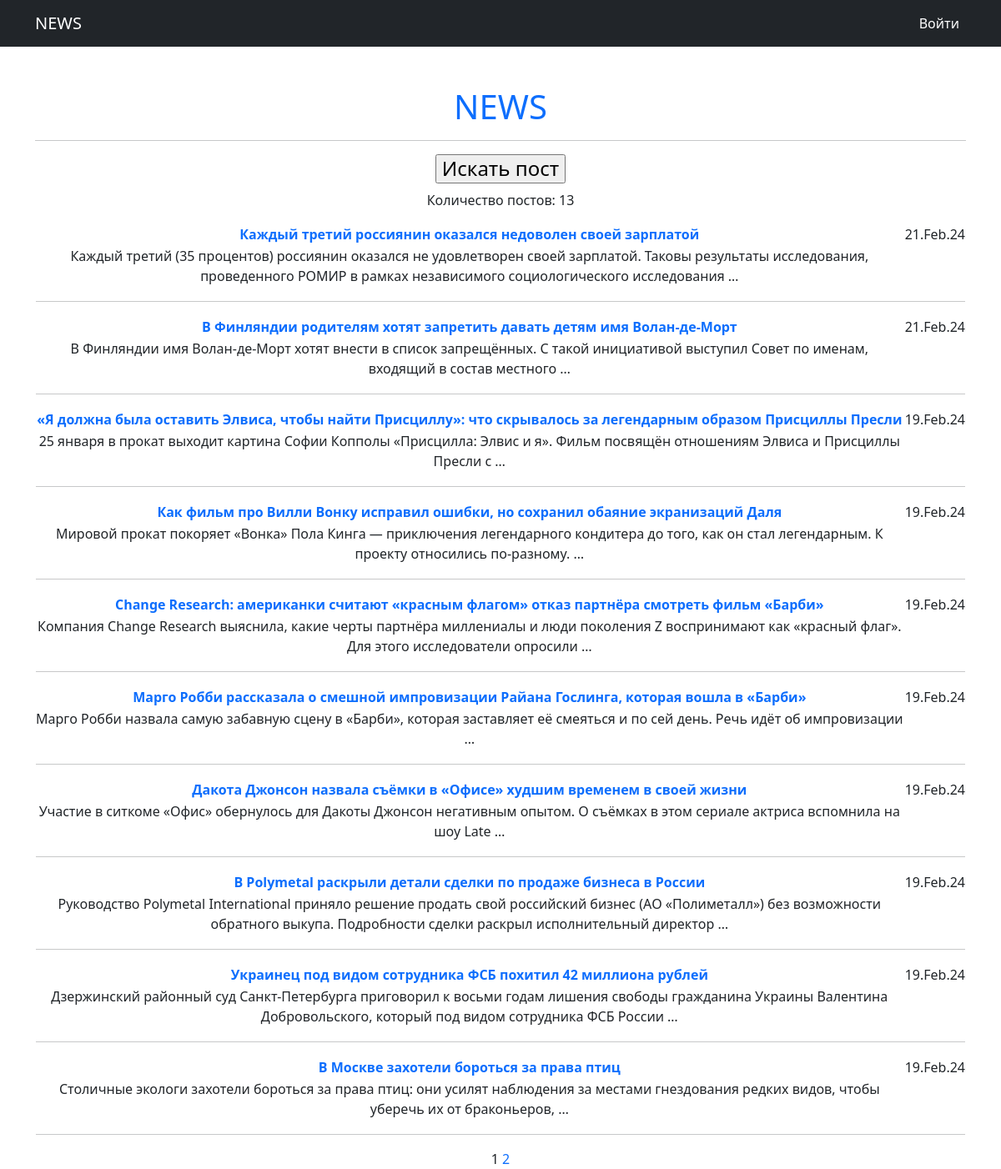
The page /news/ on the database as committed earlier.
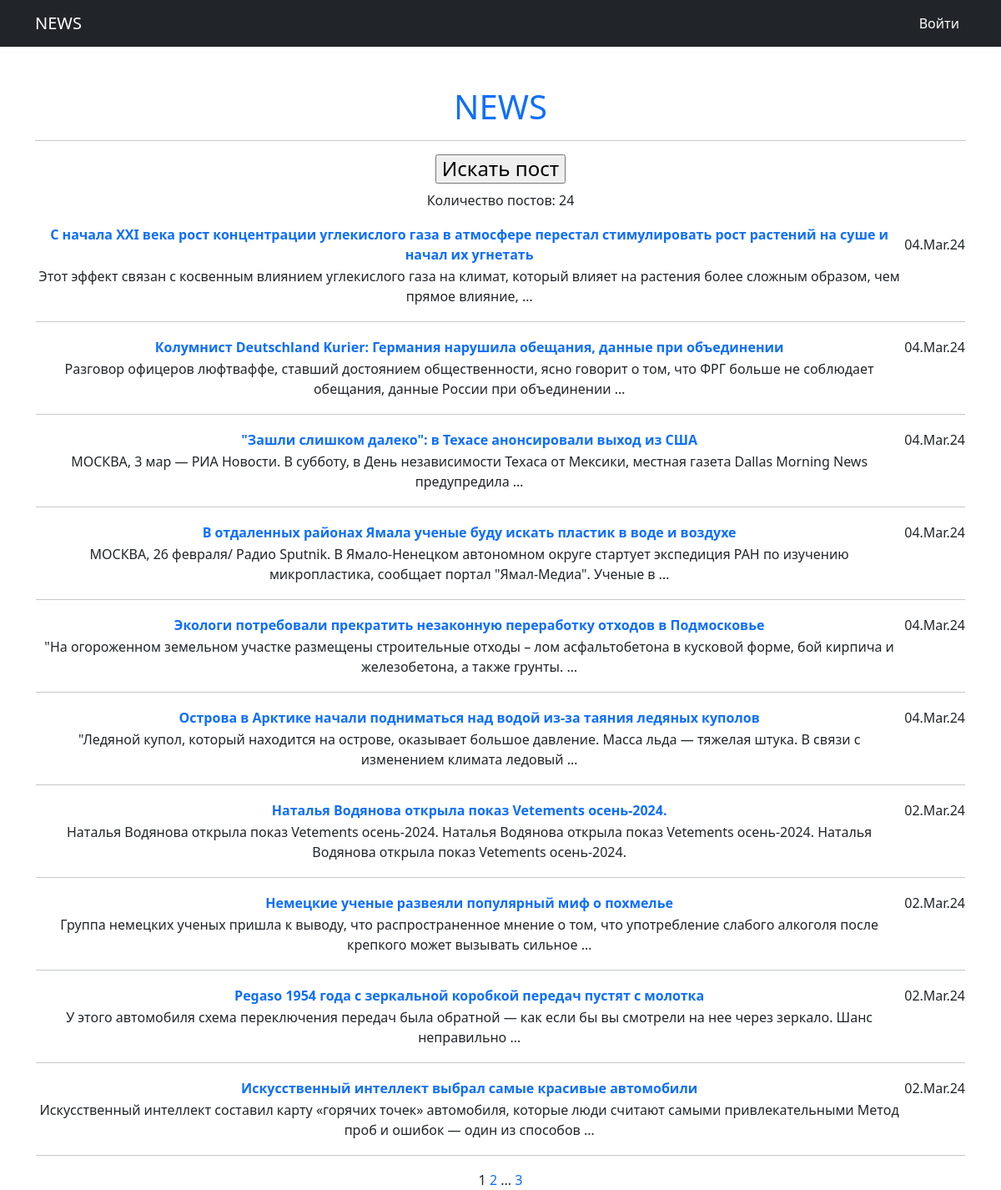
The same page on the database as committed later.
### news/models.py (models this page shows, shortened)
class Post(models.Model):
    articlePost = 'A'
    newsPost = 'N'
    TYPES = [
        (articlePost, 'Статья'),
        (newsPost, 'Новость')
    ]
    typePost = models.CharField(max_length=2, choices=TYPES, default=newsPost)
    dataPost = models.DateTimeField(auto_now_add=True)
    namePost = models.CharField(max_length=255)
    textPost = models.TextField()
    ratingPost = models.IntegerField(default=0)
    author = models.ForeignKey(Author, on_delete=models.CASCADE)
    category = models.ManyToManyField(Category, through='PostCategory')

### news/views.py (the view)
# urls.py: path('', cache_page(60)(PostList.as_view()), name='post_list'),
class PostList(ListView):
    model = Post
    ordering = '-dataPost'
    template_name = 'newslist.html'
    context_object_name = 'newslist'
    paginate_by = 10
    def get_context_data(self, **kwargs):
        context = super().get_context_data()
        context['total_post'] = Post.objects.count()
        return context

### news/templatetags/custom_filters.py (called while the page is built)
@register.filter()
def censor(value):
    if isinstance(value, str):
        for i in CENSOR_WORDS:
            value = value.replace(i[1:], '*' * len(i[1:]))
        return value
    else:
        raise ValueError('Переменная не строкового типа сорри')

### news/templatetags/custom_tags.py (called while the page is built)
@register.simple_tag(takes_context=True)
def url_replace(context, **kwargs):
    d = context['request'].GET.copy()
    for k, v in kwargs.items():
        d[k] = v
    return d.urlencode()

### templates/newslist.html (shortened to what this page needs)
{% extends 'flatpages/default.html' %}
{% load custom_filters %}
{% load custom_tags %}
{% block content %}
   <h4><a href="search/"><input type="button" value="Искать пост"/></a></h4>
    <p>Количество постов: {{ total_post }}</p>
    {% if newslist %}
        <table>
            {% for newlist in newslist %}
            <tr>
                <td>
                    <a href="{{ newlist.pk }}">
                    <b>{{ newlist.namePost|censor }}</b></a>
                </td>
                <td>
                    {{ newlist.dataPost|date:'d.M.y' }}
                </td>
            </tr>
            <tr>
                <td>
                    {{ newlist.textPost|truncatewords:20|censor }}
                </td>
            </tr>
            <tr>
                <td colspan="3">
                    <hr>
                </td>
            </tr>
            {% endfor %}
        </table>
    {% else %}
        <h2>Постов нет :(</h2>
    {% endif %}
    {{ page_obj.number }}
    {% if page_obj.has_next %}
        <a href="?{% url_replace page=page_obj.next_page_number %}">{{page_obj.next_page_number}}</a>
        {% if page_obj.next_page_number != paginator.num_pages %}
            ...
            <a href="?{% url_replace page=page_obj.paginator.num_pages %}">{{page_obj.paginator.num_pages}}</a>
        {% endif %}
    {% endif %}
{% endblock content %}

Rows that differ between the two databases and show on the page:
no longer on this page (row unchanged): Post: namePost|censor "Каждый третий россиянин оказался недоволен своей зарплатой", dataPost "21.Feb.24", textPost|censor "Каждый третий (35 процентов) россиянин оказался не удовлетворен своей зарплатой. Таковы результаты исследования, проведенного РОМИР в рамках независимого социологического исследования …"
no longer on this page (row unchanged): Post: namePost|censor "В Финляндии родителям хотят запретить давать детям имя Волан-де-Морт", dataPost "21.Feb.24", textPost|censor "В Финляндии имя Волан-де-Морт хотят внести в список запрещённых. С такой инициативой выступил Совет по именам, входящий в состав местного …"
no longer on this page (row unchanged): Post: namePost|censor "«Я должна была оставить Элвиса, чтобы найти Присциллу»: что скрывалось за легендарным образом Присциллы Пресли", dataPost "19.Feb.24", textPost|censor "25 января в прокат выходит картина Софии Копполы «Присцилла: Элвис и я». Фильм посвящён отношениям Элвиса и Присциллы Пресли с …"
no longer on this page (row unchanged): Post: namePost|censor "Как фильм про Вилли Вонку исправил ошибки, но сохранил обаяние экранизаций Даля", dataPost "19.Feb.24", textPost|censor "Мировой прокат покоряет «Вонка» Пола Кинга — приключения легендарного кондитера до того, как он стал легендарным. К проекту относились по-разному. …"
no longer on this page (row unchanged): Post: namePost|censor "Change Research: американки считают «красным флагом» отказ партнёра смотреть фильм «Барби»", dataPost "19.Feb.24", textPost|censor "Компания Change Research выяснила, какие черты партнёра миллениалы и люди поколения Z воспринимают как «красный флаг». Для этого исследователи опросили …"
no longer on this page (row unchanged): Post: namePost|censor "Марго Робби рассказала о смешной импровизации Райана Гослинга, которая вошла в «Барби»", dataPost "19.Feb.24", textPost|censor "Марго Робби назвала самую забавную сцену в «Барби», которая заставляет её смеяться и по сей день. Речь идёт об импровизации …"
no longer on this page (row unchanged): Post: namePost|censor "Дакота Джонсон назвала съёмки в «Офисе» худшим временем в своей жизни", dataPost "19.Feb.24", textPost|censor "Участие в ситкоме «Офис» обернулось для Дакоты Джонсон негативным опытом. О съёмках в этом сериале актриса вспомнила на шоу Late …"
no longer on this page (row unchanged): Post: namePost|censor "В Polymetal раскрыли детали сделки по продаже бизнеса в России", dataPost "19.Feb.24", textPost|censor "Руководство Polymetal International приняло решение продать свой российский бизнес (АО «Полиметалл») без возможности обратного выкупа. Подробности сделки раскрыл исполнительный директор …"
no longer on this page (row unchanged): Post: namePost|censor "Украинец под видом сотрудника ФСБ похитил 42 миллиона рублей", dataPost "19.Feb.24", textPost|censor "Дзержинский районный суд Санкт-Петербурга приговорил к восьми годам лишения свободы гражданина Украины Валентина Добровольского, который под видом сотрудника ФСБ России …"
no longer on this page (row unchanged): Post: namePost|censor "В Москве захотели бороться за права птиц", dataPost "19.Feb.24", textPost|censor "Столичные экологи захотели бороться за права птиц: они усилят наблюдения за местами гнездования редких видов, чтобы уберечь их от браконьеров, …"
added Post: namePost|censor "С начала XXI века рост концентрации углекислого газа в атмосфере перестал стимулировать рост растений на суше и начал их угнетать", dataPost "04.Mar.24", textPost|censor "Этот эффект связан с косвенным влиянием углекислого газа на климат, который влияет на растения более сложным образом, чем прямое влияние, …"
added Post: namePost|censor "Колумнист Deutschland Kurier: Германия нарушила обещания, данные при объединении", dataPost "04.Mar.24", textPost|censor "Разговор офицеров люфтваффе, ставший достоянием общественности, ясно говорит о том, что ФРГ больше не соблюдает обещания, данные России при объединении …"
added Post: namePost|censor "\"Зашли слишком далеко\": в Техасе анонсировали выход из США", dataPost "04.Mar.24", textPost|censor "МОСКВА, 3 мар — РИА Новости. В субботу, в День независимости Техаса от Мексики, местная газета Dallas Morning News предупредила …"
added Post: namePost|censor "В отдаленных районах Ямала ученые буду искать пластик в воде и воздухе", dataPost "04.Mar.24", textPost|censor "МОСКВА, 26 февраля/ Радио Sputnik. В Ямало-Ненецком автономном округе стартует экспедиция РАН по изучению микропластика, сообщает портал \"Ямал-Медиа\". Ученые в …"
added Post: namePost|censor "Экологи потребовали прекратить незаконную переработку отходов в Подмосковье", dataPost "04.Mar.24", textPost|censor "\"На огороженном земельном участке размещены строительные отходы – лом асфальтобетона в кусковой форме, бой кирпича и железобетона, а также грунты. …"
added Post: namePost|censor "Острова в Арктике начали подниматься над водой из-за таяния ледяных куполов", dataPost "04.Mar.24", textPost|censor "\"Ледяной купол, который находится на острове, оказывает большое давление. Масса льда — тяжелая штука. В связи с изменением климата ледовый …"
added Post: namePost|censor "Наталья Водянова открыла показ Vetements осень-2024.", dataPost "02.Mar.24", textPost|censor "Наталья Водянова открыла показ Vetements осень-2024. Наталья Водянова открыла показ Vetements осень-2024. Наталья Водянова открыла показ Vetements осень-2024."
added Post: namePost|censor "Немецкие ученые развеяли популярный миф о похмелье", dataPost "02.Mar.24", textPost|censor "Группа немецких ученых пришла к выводу, что распространенное мнение о том, что употребление слабого алкоголя после крепкого может вызывать сильное …"
added Post: namePost|censor "Pegaso 1954 года с зеркальной коробкой передач пустят с молотка", dataPost "02.Mar.24", textPost|censor "У этого автомобиля схема переключения передач была обратной — как если бы вы смотрели на нее через зеркало. Шанс неправильно …"
added Post: namePost|censor "Искусственный интеллект выбрал самые красивые автомобили", dataPost "02.Mar.24", textPost|censor "Искусственный интеллект составил карту «горячих точек» автомобиля, которые люди считают самыми привлекательными Метод проб и ошибок — один из способов …"
Other text that changed with them:
{{ total_post }}: "13" → "24"
{{ page_obj.paginator.num_pages }}: (not shown) → "3"
